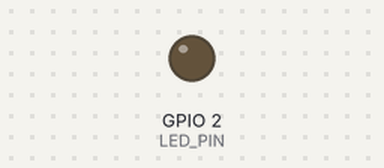
The program below on a simulated ESP32. Shown: output pins drawn as LEDs (lit = HIGH). What the program prints to the serial monitor is not drawn.

Above: at 0.5 s.
Timing chart, 0 to 6.9 s (numbered marks = the images above):
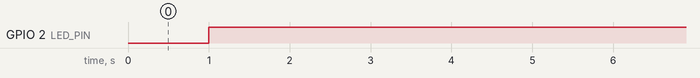

Measured:
- by itself, GPIO 2 (LED_PIN): repeats every 3.0 s: LOW 0.01 s, HIGH 3.0 s

The program:

main.cpp
```cpp
// Queue Example
// #include <Arduino.h>

// QueueHandle_t myQueue;  // Queue handle

// void TaskBlink(void *pvParameters) {
//   pinMode(2, OUTPUT);  //LED (GPIO 2)
//   while (1) {
//     digitalWrite(2, HIGH);
//     vTaskDelay(500 / portTICK_PERIOD_MS);
//     digitalWrite(2, LOW);
//     vTaskDelay(500 / portTICK_PERIOD_MS);

//     bool ledStatus = digitalRead(2);
//     xQueueSend(myQueue, &ledStatus, 0);
//   }
// }

// void TaskSerial(void *pvParameters) {
//   bool ledStatus;
//   while (1) {

//     if (xQueueReceive(myQueue, &ledStatus, portMAX_DELAY) == pdTRUE) {
//       // LED state write serial monitor
//       Serial.print("LED Durumu: ");
//       Serial.println(ledStatus ? "ON" : "OFF");
//     }
//   }
// }

// void setup() {
//   Serial.begin(9600);

//   myQueue = xQueueCreate(10, sizeof(bool));

//   // FreeRTOS duty
//   xTaskCreate(TaskBlink, "BlinkTask", 1000, NULL, 1, NULL);
//   xTaskCreate(TaskSerial, "SerialTask", 1000, NULL, 1, NULL);
// }

// void loop() {
//   // Main loop null, work in FreeRTOS function
// }

// //Semaphore Example
// #include <Arduino.h>

// SemaphoreHandle_t mySemaphore;  // Semaphore tanımı

// void TaskLED(void *pvParameters) {
//   pinMode(2, OUTPUT);
//   while (1) {
//     if (xSemaphoreTake(mySemaphore, portMAX_DELAY) == pdTRUE) {
//       digitalWrite(2, HIGH);
//       Serial.println("LED ON");
//       vTaskDelay(500 / portTICK_PERIOD_MS);

//       digitalWrite(2, LOW);
//       Serial.println("LED OFF");
//       vTaskDelay(500 / portTICK_PERIOD_MS);

//       xSemaphoreGive(mySemaphore);  // Semaforu geri bırak
//     }
//   }
// }

// void TaskSerial(void *pvParameters) {
//   while (1) {
//     if (xSemaphoreTake(mySemaphore, portMAX_DELAY) == pdTRUE) {
//       Serial.println("Görev 2: Seri portu kullaniyor...");
//       vTaskDelay(1000 / portTICK_PERIOD_MS);
//       xSemaphoreGive(mySemaphore);  // Semaforu geri bırak
//     }
//   }
// }

// void setup() {
//   Serial.begin(9600);
//   delay(1000);  // Stabil başlatmak için kısa gecikme

//   // Mutex şeklinde semaphore oluşturuluyor
//   mySemaphore = xSemaphoreCreateMutex();

//   // Görevler oluşturuluyor
//   xTaskCreate(TaskLED, "LED Task", 1000, NULL, 1, NULL);
//   xTaskCreate(TaskSerial, "Serial Task", 1000, NULL, 1, NULL);
// }

// void loop() {
//   // FreeRTOS görevleri çalışıyor, loop boş
// }

//Task Priority Example
#include <Arduino.h>
#include <freertos/FreeRTOS.h>
#include <freertos/task.h>

#define LED_PIN 2 // ESP32 LED PIN

void TaskLow(void *pvParameters);
void TaskHigh(void *pvParameters);

void setup() {
  Serial.begin(9600);
  pinMode(LED_PIN, OUTPUT);

  // Low Task Duty (LED ON)
  xTaskCreate(
    TaskLow,
    "LED Yak Görevi",
    1000,
    NULL,
    1,           // Priotiy: LOW
    NULL
  );

  // High Task Duty (LED OFF)
  xTaskCreate(
    TaskHigh,
    "LED Söndür Görevi",
    1000,
    NULL,
    2,           // Priority: High
    NULL
  );
}

void loop() {
  // loop Null
}

void TaskLow(void *pvParameters) {
  while (1) {
    digitalWrite(LED_PIN, HIGH);
    Serial.println("TaskLow: LED ON");
    vTaskDelay(pdMS_TO_TICKS(1000));
  }
}

void TaskHigh(void *pvParameters) {
  while (1) {
    digitalWrite(LED_PIN, LOW);
    Serial.println("TaskHigh: LED OFF");
    vTaskDelay(pdMS_TO_TICKS(3000));
  }
}
```
